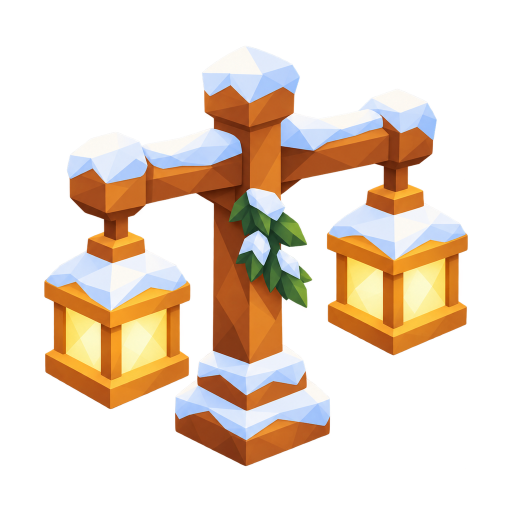
#> input picture design/art/winter-decor-v6/deco_winter_lantern.png, 1024 x 1024 px (shown at 1/2 size)
$ python -i package.py   (imports and definitions only)
#> lines starting #> are read from the running program, lines starting #| are printed output that depends on the picture
from pathlib import Path
from PIL import Image, ImageDraw, ImageFont, ImageChops
import json, shutil
P=Path(__file__).resolve().parent
R=P.parent.parent
# [1 line that did not run here, left out]
# [1 line not run here, left out]
def fit(path):
    im=Image.open(path).convert('RGBA')
    box=im.getchannel('A').point(lambda a:255 if a>128 else 0).getbbox()
    assert box
    im=im.crop((max(0,box[0]-8),max(0,box[1]-8),min(im.width,box[2]+8),min(im.height,box[3]+8)))
    im.thumbnail((860,860),Image.Resampling.LANCZOS)
    if max(im.size)<850:
        scale=min(860/im.width,860/im.height)
        im=im.resize((round(im.width*scale),round(im.height*scale)),Image.Resampling.LANCZOS)
    out=Image.new('RGBA',(1024,1024))
    out.alpha_composite(im,((1024-im.width)//2,(1024-im.height)//2))
    return out
checks={}
# [10 lines not run here, left out]
font=ImageFont.truetype(str(R/'outputs/hive-run/assets/Nunito-ExtraBold.ttf'),28)
small=ImageFont.truetype(str(R/'outputs/hive-run/assets/Nunito-Bold.ttf'),21)
board=Image.new('RGB',(1600,1120),'#FFF6E3');d=ImageDraw.Draw(board)
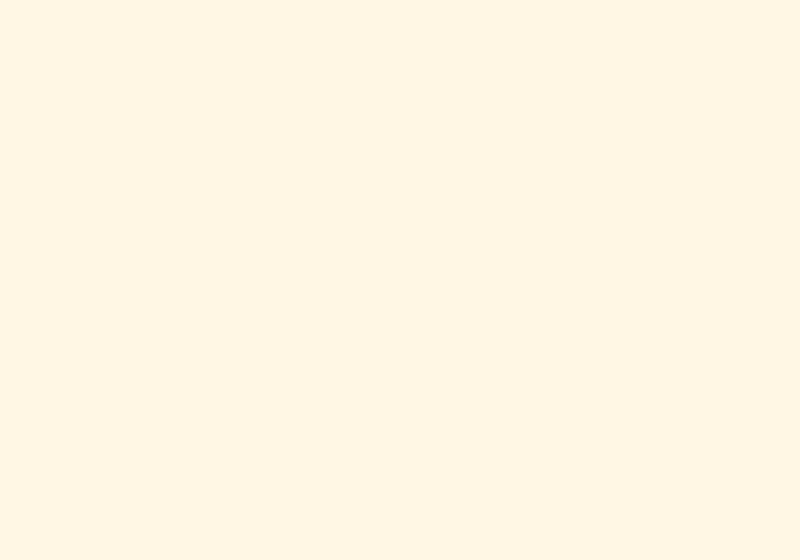
#> board: PIL image 1600x1120 RGB (shown at 1/2 size); mean R, G, B 255, 246, 227
# [2 lines not run here, left out]
items=[('deco_winter_snowman','deco_winter_snowman.png','Снеговик'),('deco_winter_lantern','deco_winter_lantern.png','Фонарики')]
# [13 lines not run here, left out]
collection=Image.new('RGB',(1800,1250),'#FFF6E3');cd=ImageDraw.Draw(collection)
# [14 lines not run here, left out]

>>> result = fit('deco_winter_lantern.png')
#> in fit, im is the input picture: PIL image 1024x1024 RGBA; mean R, G, B, A 73.8, 57.2, 42.2, 91
#> in fit, `box=im.getchannel('A').point(lambda a:255 if a>128 else 0).getbbox()`: box = (89, 92, 935, 932)
#> in fit, `im=im.crop((max(0,box[0]-8),max(0,box[1]-8),min(im.width,box[2]+8),min..`:
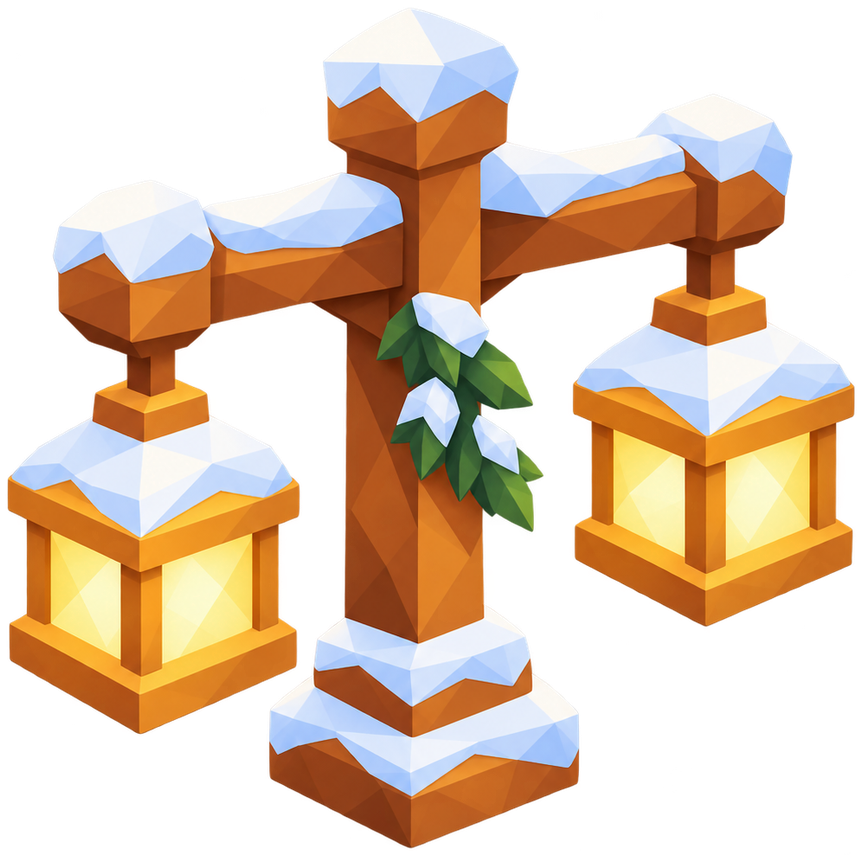
#> im: PIL image 862x856 RGBA; mean R, G, B, A 104.8, 81.3, 60, 129.3; transparent parts drawn white
#> in fit, `out=Image.new('RGBA',(1024,1024))`: out: PIL image 1024x1024 RGBA; every value is 0

$ run again, on design/art/winter-decor-v6/deco_winter_snowman.webp
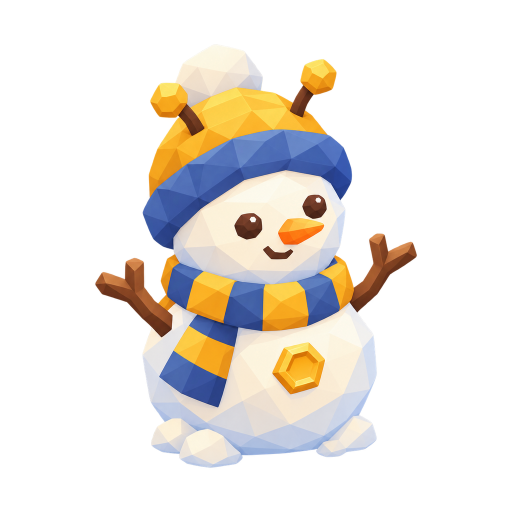
#> input picture design/art/winter-decor-v6/deco_winter_snowman.webp, 1024 x 1024 px (shown at 1/2 size)
#> in fit, im is the input picture: PIL image 1024x1024 RGBA; mean R, G, B, A 100.9, 88.6, 82.3, 77.3
#> box = (191, 89, 833, 935)
#> in fit, `im=im.crop((max(0,box[0]-8),max(0,box[1]-8),min(im.width,box[2]+8),min..`:
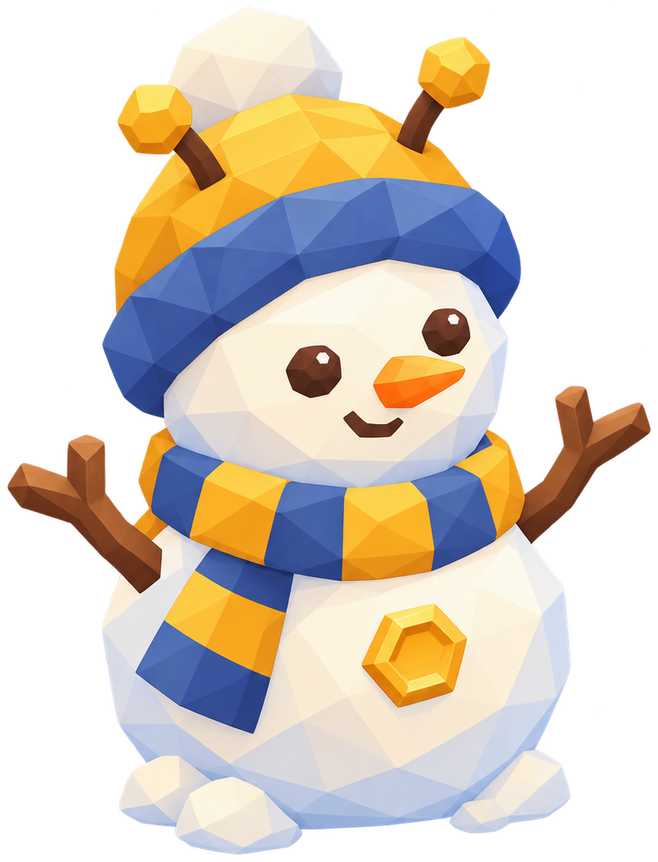
#> im: PIL image 658x862 RGBA; mean R, G, B, A 150.4, 135, 120.6, 142.9; transparent parts drawn white
